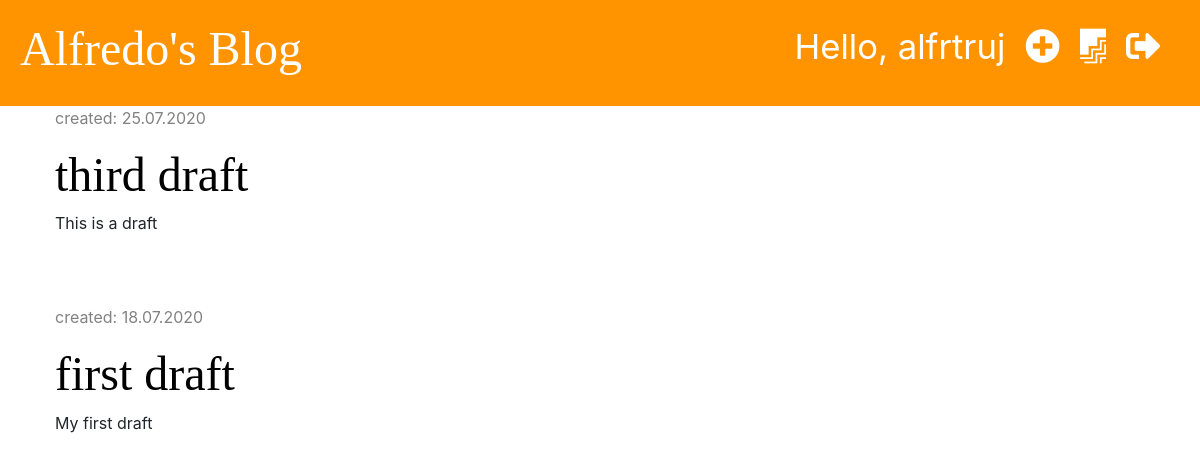
The page /drafts/ (signed in) on the database its author committed.
### blog/models.py (models this page shows, shortened)
class Post(models.Model):
    author = models.ForeignKey('auth.User', on_delete=models.CASCADE)
    title = models.CharField(max_length=200)
    text = models.TextField()
    created_date = models.DateTimeField(default= timezone.now)
    published_date = models.DateTimeField(blank=True, null=True)

### blog/views.py (the view)
# urls.py: path('drafts/', views.post_draft_list, name='post_draft_list'),
@login_required
def post_draft_list(request):
    posts = Post.objects.filter(published_date__isnull=True).order_by('-created_date')
    stuff_for_frontend = {'posts': posts}
    return render(request, 'blog/post_draft_list.html', stuff_for_frontend)

### blog/templates/blog/post_draft_list.html (shortened to what this page needs)
{% extends 'blog/base.html' %}
{% block content %}
    {% for post in posts %}
        <div class="post">
            <p class="date">created: {{ post.created_date|date:'d.m.Y' }}</p>
            <h1><a href="{% url 'post_detail' pk=post.pk %}">{{ post.title }}</a></h1>
            <p>{{ post.text|truncatechars:50|linebreaksbr }}</p>
        </div>
    {% endfor %}
{% endblock %}

### blog/templates/blog/base.html (shortened to what this page needs)
{% load static %}
<!DOCTYPE html>
<html lang="en">
<head>
    <link rel="stylesheet" href="https://stackpath.bootstrapcdn.com/bootstrap/4.5.0/css/bootstrap.min.css">
    <link rel="stylesheet" href="{% static 'css/blog.css' %}">
    <link rel="stylesheet" href="https://use.fontawesome.com/releases/v5.0.6/css/all.css">
</head>
<body>
<div class="page-header">
    {% if user.is_authenticated %}
        <a href="{% url 'logout' %}" class="top-menu"><i class="fas fa-sign-out-alt"></i></a>
        <a href="{% url 'post_draft_list' %}" class="top-menu"><i class="fab fa-firstdraft"></i></a>
        <a href="{% url 'post_new' %}" class="top-menu"><i class="fas fa-plus-circle"></i></a>
        <p class="top-menu">Hello, {{ user.username }}</p>
    {% else %}
        <a href="{% url 'login' %}" class="top-menu"><i class="fas fa-sign-in-alt"></i></a>
    {% endif %}
    <h1><a href="{% url 'post_list' %}">Alfredo's Blog</a></h1>
</div>
<div class="content container">
    <div class="row">
        <div class="col-md-8">
            {% block content %}
            {% endblock %}
        </div>
    </div>
</div>
</body>
</html>

### blog/static/css/blog.css (style rules this page uses)
.page-header { background-color: #ff9400; margin-top: 0; padding: 20px 20px 20px 20px; }
.page-header h1, .page-header h1 a { color: #ffffff; font-size: 36pt; text-decoration: none; }
.content { margin-left: 40px; }
h1, h2, h3, h4 { font-family: 'Tangerine', 'Inconsolata', 'Droid Sans', serif; font-size: 48px; }
.date { color: #828282; }
.post { margin-bottom: 70px; }
.post h1 a { color: #000000; }
.top-menu, .top-menu:hover { color: #ffffff; float: right; font-size: 26pt; margin-right: 20px; }

### rows shown on the page
Post: created_date "25.07.2020", title "third draft", text "This is a draft"
Post: created_date "18.07.2020", title "first draft", text "My first draft"

### other values the page prints
{{ user.username }} "alfrtruj"
